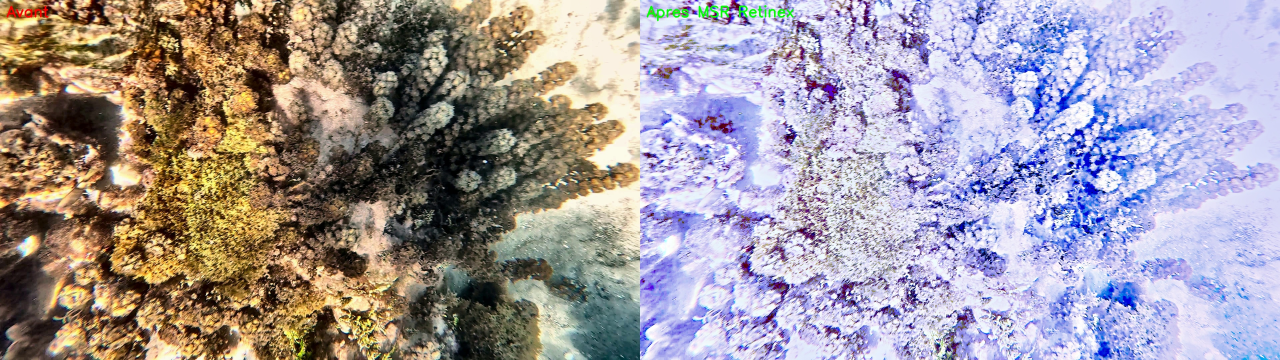
#> input picture 04_retinex/test_retinex_msr.jpg, 3840 x 1080 px, given in place of subclip_5s.mp4, which was not available (shown at 1/3 size)
$ python process_video_shortwindow.py
#> lines starting #> are read from the running program, lines starting #| are printed output that depends on the picture; pictures that were not available may be replaced by others from this repository, and a replacement may not be noted
"""
Traitement vidéo complet : fenêtre glissante courte (N=9 frames) + ECC + médiane.

Approche : pour chaque frame de sortie, aligner les N-1 voisins directement sur
la frame centrale via ECC (EUCLIDEAN), puis prendre la médiane.
Les caustiques changent entre frames → disparaissent dans la médiane.
Le fond (coraux/sable) reste fixe après alignement → reste net.

Résolution sortie : 0.25× (960x540 depuis 4K)  — correspond à l'approche validée.
ECC calculé à la même résolution de sortie (pas de multi-scale, plus fiable).

Usage :
    python process_video_shortwindow.py [input] [output] [--scale 0.25] [--N 9] [--start 0] [--end -1]
"""
import cv2
import numpy as np
import time
import argparse


def ecc_align(ref_gray_small, frame_small, frame_full, ecc_to_full, criteria):
    """ECC calculé à basse résolution (rapide), warp appliqué à pleine résolution (précis).
    - ref_gray_small : référence en gris à basse résolution
    - frame_small    : voisin à basse résolution (pour l'ECC)
    - frame_full     : même voisin à résolution de sortie (pour le warp final)
    - ecc_to_full    : ratio résolution_sortie / résolution_ecc (ex: 2 si 480→960)
    """
    gray = cv2.cvtColor(frame_small, cv2.COLOR_BGR2GRAY).astype(np.float32)
    warp = np.eye(2, 3, dtype=np.float32)
    try:
        _, warp = cv2.findTransformECC(ref_gray_small, gray, warp,
                                       cv2.MOTION_EUCLIDEAN, criteria)
        # Rescaler la translation pour l'appliquer à la résolution de sortie
        warp[0, 2] *= ecc_to_full
        warp[1, 2] *= ecc_to_full
        return cv2.warpAffine(frame_full, warp,
                              (frame_full.shape[1], frame_full.shape[0]),
                              flags=cv2.INTER_LINEAR + cv2.WARP_INVERSE_MAP,
                              borderMode=cv2.BORDER_REFLECT)
    except cv2.error:
        return frame_full  # fallback


def main():
    parser = argparse.ArgumentParser()
    parser.add_argument("input",   nargs="?", default="subclip_5s.mp4")
    parser.add_argument("output",  nargs="?", default="subclip_5s_shortwindow_N9.mp4")
    parser.add_argument("--scale", type=float, default=0.25,
                        help="Scale résolution sortie (0.25=960p, 0.5=1080p depuis 4K)")
    parser.add_argument("--N",     type=int, default=9,
                        help="Taille fenêtre glissante (impair recommandé)")
    parser.add_argument("--start", type=int, default=0)
    parser.add_argument("--end",   type=int, default=-1, help="-1 = toute la vidéo")
    args = parser.parse_args()

    N    = args.N
    half = N // 2

    # ECC : critères optimisés (30 itérations suffisent pour les frames proches)
    criteria = (cv2.TERM_CRITERIA_EPS | cv2.TERM_CRITERIA_COUNT, 30, 5e-3)

    cap = cv2.VideoCapture(args.input)
    if not cap.isOpened():
        print(f"Erreur: impossible d'ouvrir {args.input}"); return

    fps    = cap.get(cv2.CAP_PROP_FPS)
    orig_w = int(cap.get(cv2.CAP_PROP_FRAME_WIDTH))
    orig_h = int(cap.get(cv2.CAP_PROP_FRAME_HEIGHT))
    total  = int(cap.get(cv2.CAP_PROP_FRAME_COUNT))

    end_frame   = total if args.end == -1 else min(args.end, total)
    start_frame = args.start

    w = int(orig_w * args.scale)
    h = int(orig_h * args.scale)

    # ECC à résolution divisée par 2 (rapide), warp appliqué à résolution de sortie (précis)
    # 1px d'erreur ECC → 2px à la sortie = acceptable
    ew = w // 2
    eh = h // 2
    ecc_to_full = w / ew   # = 2.0

    print(f"=== Short-Window ECC+Median (N={N}) ===")
    print(f"Input:  {args.input}  ({orig_w}x{orig_h} @ {fps:.1f}fps, {total} frames)")
    print(f"Output: {args.output}  ({w}x{h}, scale={args.scale})")
    print(f"Frames: {start_frame} → {end_frame}  ({end_frame-start_frame} frames)")
    print(f"Fenêtre ±{half} frames = ±{half/fps*1000:.0f} ms | ECC à {ew}x{eh} → warp à {w}x{h}")

    # ------------------------------------------------------------------ #
    # 1. Charger les frames nécessaires                                    #
    # ------------------------------------------------------------------ #
    load_start = max(0, start_frame - half)
    load_end   = min(total, end_frame + half)
    print(f"Chargement frames {load_start}→{load_end}...")

    cap.set(cv2.CAP_PROP_POS_FRAMES, load_start)
    frames       = []   # résolution de sortie (w x h)
    frames_small = []   # résolution ECC (ew x eh)
    for _ in range(load_end - load_start):
        ret, frame = cap.read()
        if not ret: break
        frame = cv2.resize(frame, (w, h))
        frames.append(frame)
        frames_small.append(cv2.resize(frame, (ew, eh)))
#> this loop made 1 pass
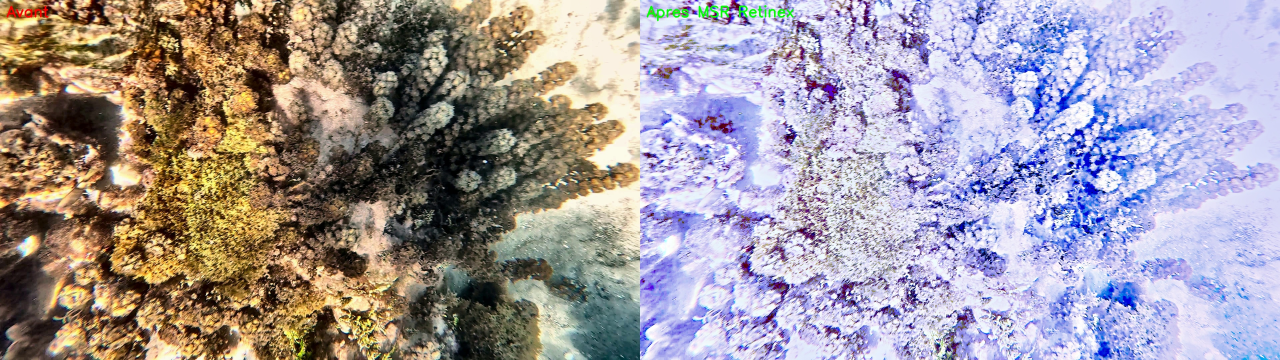
#> input picture 04_retinex/test_retinex_msr.jpg, 3840 x 1080 px, given in place of subclip_5s.mp4, which was not available (shown at 1/3 size)
#> pass 1, in main, `frame = cv2.resize(frame, (w, h))`:
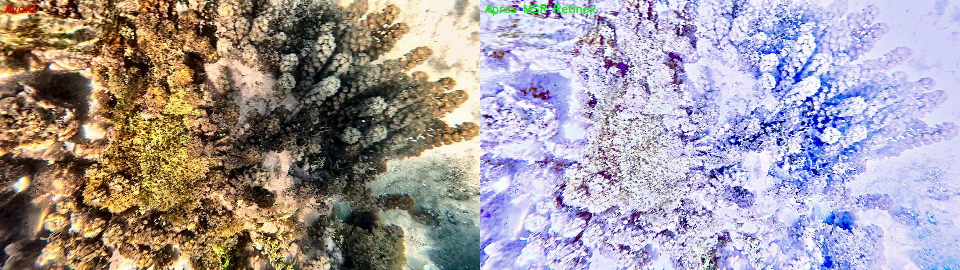
#> frame: shape (270, 960, 3); mean B, G, R 159.5, 153.7, 162.7
#> after the loop, frames = 1 item; frames_small = 1 item
    cap.release()
    print(f"Chargé {len(frames)} frames.")
#| Chargé 1 frames.

    # ------------------------------------------------------------------ #
    # 2. Traitement frame à frame avec ECC direct                         #
    # ------------------------------------------------------------------ #
    fourcc = cv2.VideoWriter_fourcc(*'mp4v')
#> fourcc = 1983148141
    out = cv2.VideoWriter(args.output, fourcc, fps, (w, h))

    t0 = time.time()
    n_out = 0

    for i in range(start_frame, end_frame):
        li = i - load_start
        ws = max(0, li - half)
        we = min(len(frames), li + half + 1)

        ref       = frames[li]
        ref_small = frames_small[li]
        ref_g     = cv2.cvtColor(ref_small, cv2.COLOR_BGR2GRAY).astype(np.float32)

        aligned = []
        for j in range(ws, we):
            if j == li:
                aligned.append(ref)
            else:
                aligned.append(ecc_align(ref_g, frames_small[j], frames[j],
                                         ecc_to_full, criteria))

        stack  = np.stack(aligned, axis=0)
        median = np.sort(stack, axis=0)[len(aligned) // 2]

        out.write(median)
        n_out += 1

        if n_out % 30 == 0 or n_out == 1:
            elapsed  = time.time() - t0
            fps_proc = n_out / elapsed
            remain   = (end_frame - start_frame - n_out) / max(fps_proc, 0.001)
            print(f"  Frame {i}/{end_frame}  |  {fps_proc:.2f} fps"
                  f"  |  Restant: {remain/60:.1f} min"
                  f"  |  Win: {we-ws} frames")
#> this loop made 1 pass
#> we on pass 1: 1
#|   Frame 0/1  |  38.82 fps  |  Restant: 0.0 min  |  Win: 1 frames
#> pass 1, in main, `ref_small = frames_small[li]`:
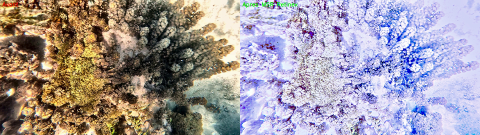
#> ref_small: shape (135, 480, 3); mean of channels 0, 1, 2 159.7, 153.8, 162.8; drawn as B, G, R
#> pass 1, in main, `ref_g     = cv2.cvtColor(ref_small, cv2.COLOR_BGR2GRAY).astype(np.floa..`:
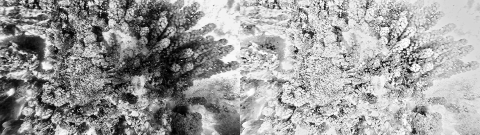
#> ref_g: shape (135, 480) float32; min 0, max 255, mean 157.2
#> after the loop, n_out = 1

    out.release()
    total_t = time.time() - t0
    print(f"\nTerminé! {n_out} frames en {total_t:.1f}s ({n_out/total_t:.2f} fps moyen)")
#| Terminé! 1 frames en 0.0s (35.62 fps moyen)
    print(f"Vidéo: {args.output}")


if __name__ == "__main__":
    main()
